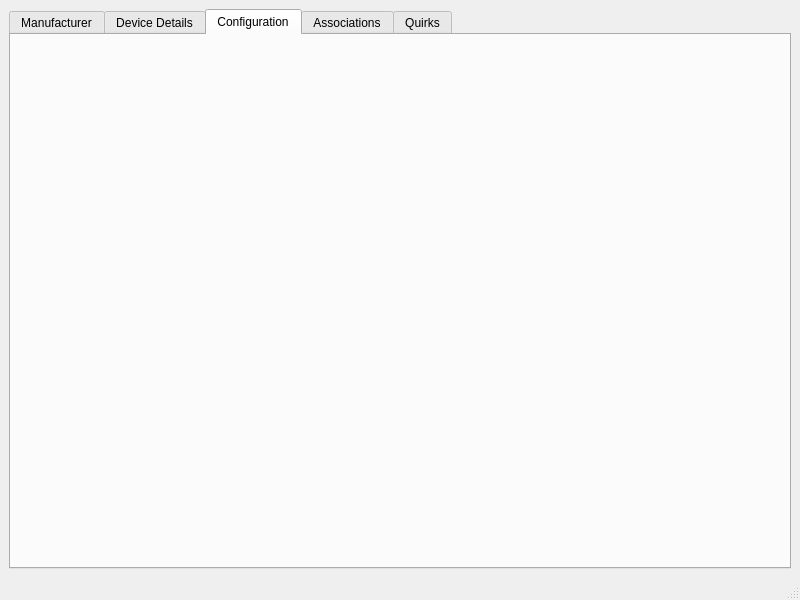
<?xml version="1.0" encoding="UTF-8"?>
<ui version="4.0">
 <class>DeviceDB</class>
 <widget class="QMainWindow" name="DeviceDB">
  <property name="geometry">
   <rect>
    <x>0</x>
    <y>0</y>
    <width>800</width>
    <height>600</height>
   </rect>
  </property>
  <property name="windowTitle">
   <string>MainWindow</string>
  </property>
  <widget class="QWidget" name="centralwidget">
   <layout class="QHBoxLayout" name="horizontalLayout">
    <item>
     <widget class="QTabWidget" name="DeviceDetails">
      <property name="currentIndex">
       <number>2</number>
      </property>
      <widget class="QWidget" name="ManufacturerSummary">
       <attribute name="title">
        <string>Manufacturer</string>
       </attribute>
       <layout class="QFormLayout" name="formLayout">
        <item row="0" column="0">
         <widget class="QLabel" name="label">
          <property name="text">
           <string>Manufacturer Name:</string>
          </property>
         </widget>
        </item>
        <item row="0" column="1">
         <widget class="QLineEdit" name="mname">
          <property name="readOnly">
           <bool>true</bool>
          </property>
         </widget>
        </item>
        <item row="1" column="0">
         <widget class="QLabel" name="label_2">
          <property name="text">
           <string>Manufacturer ID:</string>
          </property>
         </widget>
        </item>
        <item row="1" column="1">
         <widget class="QLineEdit" name="mid">
          <property name="readOnly">
           <bool>true</bool>
          </property>
         </widget>
        </item>
       </layout>
      </widget>
      <widget class="QWidget" name="ProductSummary">
       <attribute name="title">
        <string>Device Details</string>
       </attribute>
       <layout class="QFormLayout" name="formLayout_2">
        <item row="0" column="0">
         <widget class="QLabel" name="label_3">
          <property name="text">
           <string>Product Type:</string>
          </property>
         </widget>
        </item>
        <item row="0" column="1">
         <widget class="QLineEdit" name="ptype">
          <property name="readOnly">
           <bool>true</bool>
          </property>
         </widget>
        </item>
        <item row="1" column="0">
         <widget class="QLabel" name="label_4">
          <property name="text">
           <string>Product ID</string>
          </property>
         </widget>
        </item>
        <item row="2" column="0">
         <widget class="QLabel" name="label_5">
          <property name="text">
           <string>Product Name</string>
          </property>
         </widget>
        </item>
        <item row="3" column="0">
         <widget class="QLabel" name="label_6">
          <property name="text">
           <string>Product Config</string>
          </property>
         </widget>
        </item>
        <item row="1" column="1">
         <widget class="QLineEdit" name="pid">
          <property name="readOnly">
           <bool>true</bool>
          </property>
         </widget>
        </item>
        <item row="2" column="1">
         <widget class="QLineEdit" name="pname"/>
        </item>
        <item row="3" column="1">
         <widget class="QLineEdit" name="pconfig">
          <property name="readOnly">
           <bool>true</bool>
          </property>
         </widget>
        </item>
       </layout>
      </widget>
      <widget class="QWidget" name="ProductConfig">
       <attribute name="title">
        <string>Configuration</string>
       </attribute>
       <layout class="QVBoxLayout" name="verticalLayout"/>
      </widget>
      <widget class="QWidget" name="ProductAssociations">
       <attribute name="title">
        <string>Associations</string>
       </attribute>
       <layout class="QFormLayout" name="formLayout_3">
        <item row="0" column="0">
         <widget class="QLabel" name="label_7">
          <property name="text">
           <string>Max Number of Associations:</string>
          </property>
         </widget>
        </item>
        <item row="0" column="1">
         <widget class="QLineEdit" name="pc_maxassociations"/>
        </item>
       </layout>
      </widget>
      <widget class="QWidget" name="ProductQuirks">
       <attribute name="title">
        <string>Quirks</string>
       </attribute>
       <layout class="QHBoxLayout" name="horizontalLayout_2">
        <item>
         <widget class="QTableWidget" name="pq_tableWidget">
          <property name="columnCount">
           <number>3</number>
          </property>
          <column/>
          <column/>
          <column/>
         </widget>
        </item>
       </layout>
      </widget>
     </widget>
    </item>
   </layout>
  </widget>
  <widget class="QMenuBar" name="menubar">
   <property name="geometry">
    <rect>
     <x>0</x>
     <y>0</y>
     <width>800</width>
     <height>28</height>
    </rect>
   </property>
  </widget>
  <widget class="QStatusBar" name="statusbar"/>
 </widget>
 <resources/>
 <connections/>
</ui>
